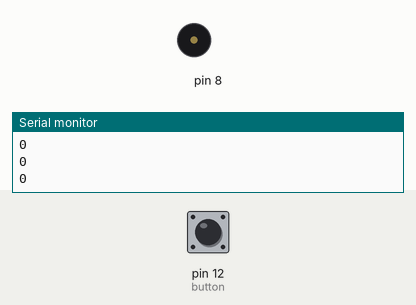
A sketch run on a simulated Arduino Uno, built with avr-gcc and run on an emulated ATmega328P. On the bench: buzzer (waves = sounding), the last lines printed to the serial monitor. Inputs (shaded band) come from the test bench; at power-on: pin 12 (button) LOW.

Above: at 1.6 s.
1.7 s: pin 12 (button) pulled HIGH for 0.5 s
At 8.1 s:
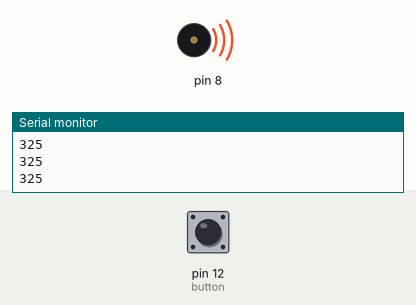
Timing chart, 0 to 11.1 s (numbered marks = the images above; inputs shaded):
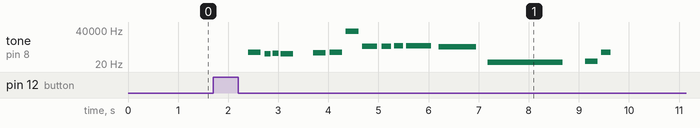

Measured:
- after the input at 1.7 s, tone on pin 8: plays 262 Hz for 0.25 s, 196 Hz for 0.13 s, 220 Hz for 0.13 s, 196 Hz for 0.25 s, 247 Hz for 0.25 s, 262 Hz for 0.25 s … (15 notes in this stretch), starting after 0.70 s

The sketch:

sounds_pitches.ino
```cpp
#include "pitches.h" // note library

//init the melodies
int melody[] = {NOTE_C4, NOTE_G3, NOTE_A3, NOTE_G3, 0, NOTE_B3, NOTE_C4};
int melody2[] = {NOTE_C6, NOTE_CS6, NOTE_D6, NOTE_DS6, NOTE_B5, NOTE_B0, NOTE_CS1};
int melody3[] = {NOTE_C5, NOTE_C5, NOTE_F5, NOTE_F5, NOTE_G5, NOTE_G5, NOTE_C5};
int melody4[] = {NOTE_C4, NOTE_G3, NOTE_A3, NOTE_G3, 0, NOTE_B3, NOTE_C4};
int melody5[] = {NOTE_C4, NOTE_G3, NOTE_A3, NOTE_G3, 0, NOTE_B3, NOTE_C4};

int button = 12;

int noteDurations[]={4,8,8,4,4,4,4,4};
int noteDurations2[]={5,8,8,3,2,1,6,8};
int noteDurations3[]={4,8,8,4,4,4,4,4};
int noteDurations4[]={4,8,8,4,4,4,4,4};
int noteDurations5[]={4,8,8,4,4,4,4,4};

void setup() {
  // make the button's pin input
  pinMode(button, INPUT);
  Serial.begin(9600);

}

void loop() {
  // put your main code here, to run repeatedly:

  int buttonState = digitalRead(button);
  Serial.println(buttonState);
  delay(400);

  if(buttonState == 1){

    for (int i = 0; i<8; i++){
      int noteDuration = 1000/noteDurations[i];
      tone(8, melody[i], noteDuration);

      int pauseBetweenNotes = noteDuration *1.30;
      Serial.println(pauseBetweenNotes);
      delay(pauseBetweenNotes);
    }


    for (int i = 0; i<8; i++){
      int noteDuration2 = 1500/noteDurations2[i];
      tone(8, melody2[i], noteDuration2);

      int pauseBetweenNotes = noteDuration2 *1.30;
      delay(pauseBetweenNotes);
    }

  }
}
```

pitches.h
```cpp
/*************************************************
 * Public Constants
 *************************************************/

#define NOTE_B0  31
#define NOTE_C1  33
#define NOTE_CS1 35
#define NOTE_D1  37
#define NOTE_DS1 39
#define NOTE_E1  41
#define NOTE_F1  44
#define NOTE_FS1 46
#define NOTE_G1  49
#define NOTE_GS1 52
#define NOTE_A1  55
#define NOTE_AS1 58
#define NOTE_B1  62
#define NOTE_C2  65
#define NOTE_CS2 69
#define NOTE_D2  73
#define NOTE_DS2 78
#define NOTE_E2  82
#define NOTE_F2  87
#define NOTE_FS2 93
#define NOTE_G2  98
#define NOTE_GS2 104
#define NOTE_A2  110
#define NOTE_AS2 117
#define NOTE_B2  123
#define NOTE_C3  131
#define NOTE_CS3 139
#define NOTE_D3  147
#define NOTE_DS3 156
#define NOTE_E3  165
#define NOTE_F3  175
#define NOTE_FS3 185
#define NOTE_G3  196
#define NOTE_GS3 208
#define NOTE_A3  220
#define NOTE_AS3 233
#define NOTE_B3  247
#define NOTE_C4  262
#define NOTE_CS4 277
#define NOTE_D4  294
#define NOTE_DS4 311
#define NOTE_E4  330
#define NOTE_F4  349
#define NOTE_FS4 370
#define NOTE_G4  392
#define NOTE_GS4 415
#define NOTE_A4  440
#define NOTE_AS4 466
#define NOTE_B4  494
#define NOTE_C5  523
#define NOTE_CS5 554
#define NOTE_D5  587
#define NOTE_DS5 622
#define NOTE_E5  659
#define NOTE_F5  698
#define NOTE_FS5 740
#define NOTE_G5  784
#define NOTE_GS5 831
#define NOTE_A5  880
#define NOTE_AS5 932
#define NOTE_B5  988
#define NOTE_C6  1047
#define NOTE_CS6 1109
#define NOTE_D6  1175
#define NOTE_DS6 1245
#define NOTE_E6  1319
#define NOTE_F6  1397
#define NOTE_FS6 1480
#define NOTE_G6  1568
#define NOTE_GS6 1661
#define NOTE_A6  1760
#define NOTE_AS6 1865
#define NOTE_B6  1976
#define NOTE_C7  2093
#define NOTE_CS7 2217
#define NOTE_D7  2349
#define NOTE_DS7 2489
#define NOTE_E7  2637
#define NOTE_F7  2794
#define NOTE_FS7 2960
#define NOTE_G7  3136
#define NOTE_GS7 3322
#define NOTE_A7  3520
#define NOTE_AS7 3729
#define NOTE_B7  3951
#define NOTE_C8  4186
#define NOTE_CS8 4435
#define NOTE_D8  4699
#define NOTE_DS8 4978
```
